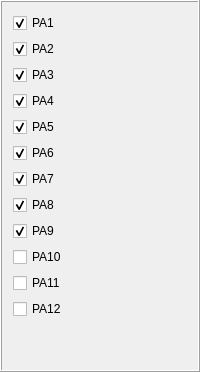
             <widget class="QFrame" name="frame_3">
              <property name="frameShape">
               <enum>QFrame::Box</enum>
              </property>
              <property name="frameShadow">
               <enum>QFrame::Raised</enum>
              </property>
              <layout class="QVBoxLayout" name="verticalLayout">
               <item>
                <widget class="QCheckBox" name="checkBox_3">
                 <property name="text">
                  <string>PA1</string>
                 </property>
                 <property name="checked">
                  <bool>true</bool>
                 </property>
                </widget>
               </item>
               <item>
                <widget class="QCheckBox" name="checkBox_2">
                 <property name="text">
                  <string>PA2</string>
                 </property>
                 <property name="checked">
                  <bool>true</bool>
                 </property>
                </widget>
               </item>
               <item>
                <widget class="QCheckBox" name="checkBox">
                 <property name="text">
                  <string>PA3</string>
                 </property>
                 <property name="checked">
                  <bool>true</bool>
                 </property>
                </widget>
               </item>
               <item>
                <widget class="QCheckBox" name="checkBox_7">
                 <property name="text">
                  <string>PA4</string>
                 </property>
                 <property name="checked">
                  <bool>true</bool>
                 </property>
                </widget>
               </item>
               <item>
                <widget class="QCheckBox" name="checkBox_9">
                 <property name="text">
                  <string>PA5</string>
                 </property>
                 <property name="checked">
                  <bool>true</bool>
                 </property>
                </widget>
               </item>
               <item>
                <widget class="QCheckBox" name="checkBox_8">
                 <property name="text">
                  <string>PA6</string>
                 </property>
                 <property name="checked">
                  <bool>true</bool>
                 </property>
                </widget>
               </item>
               <item>
                <widget class="QCheckBox" name="checkBox_11">
                 <property name="text">
                  <string>PA7</string>
                 </property>
                 <property name="checked">
                  <bool>true</bool>
                 </property>
                </widget>
               </item>
               <item>
                <widget class="QCheckBox" name="checkBox_10">
                 <property name="text">
                  <string>PA8</string>
                 </property>
                 <property name="checked">
                  <bool>true</bool>
                 </property>
                </widget>
               </item>
               <item>
                <widget class="QCheckBox" name="checkBox_12">
                 <property name="text">
                  <string>PA9</string>
                 </property>
                 <property name="checked">
                  <bool>true</bool>
                 </property>
                </widget>
               </item>
               <item>
                <widget class="QCheckBox" name="checkBox_13">
                 <property name="text">
                  <string>PA10</string>
                 </property>
                 <property name="checked">
                  <bool>false</bool>
                 </property>
                </widget>
               </item>
               <item>
                <widget class="QCheckBox" name="checkBox_14">
                 <property name="text">
                  <string>PA11</string>
                 </property>
                 <property name="checked">
                  <bool>false</bool>
                 </property>
                </widget>
               </item>
               <item>
                <widget class="QCheckBox" name="checkBox_15">
                 <property name="text">
                  <string>PA12</string>
                 </property>
                 <property name="checked">
                  <bool>false</bool>
                 </property>
                </widget>
               </item>
               <item>
                <spacer name="verticalSpacer_4">
                 <property name="orientation">
                  <enum>Qt::Vertical</enum>
                 </property>
                 <property name="sizeHint" stdset="0">
                  <size>
                   <width>20</width>
                   <height>40</height>
                  </size>
                 </property>
                </spacer>
               </item>
              </layout>
             </widget>
